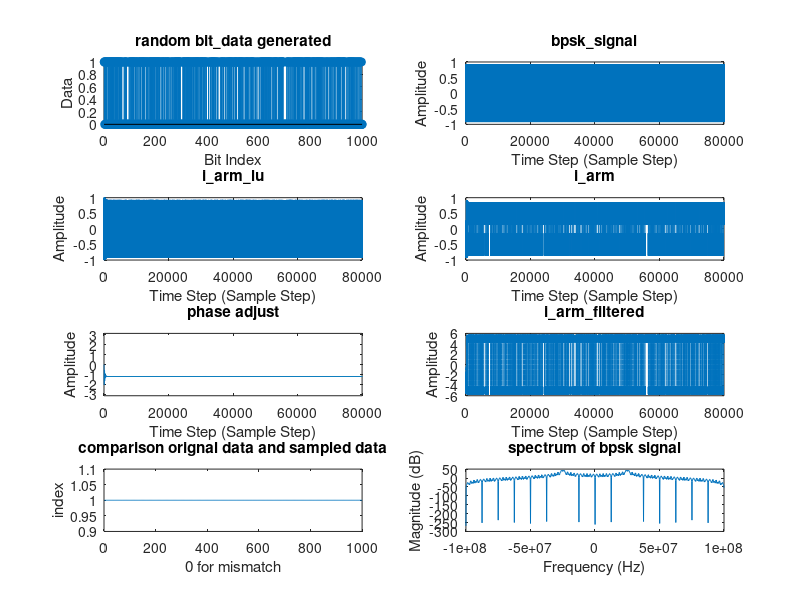

Here is the MATLAB script that generated this plot:
% Written by Anderson Hsieh, 2025/01/01
% based off https://www.mathworks.com/matlabcentral/fileexchange/32956-costas-loop
% with modifications
% TODO : look into lpf integrator depth and the phase adjustment step

% ------------------------------------------------------------------------
% --------------------------Input Parameters------------------------------
% ------------------------------------------------------------------------
symbol_rate = 2500000;                      % symbol rate (symbol/second)
bits_per_symbol = 1;                        % bits/symbol, 1 for bpsk
bit_rate = bits_per_symbol*symbol_rate;     % bits per second
fs = 200000000;                             % sampling frequency
fc = 25000000;                              % carrier frequency
sps = fs / bit_rate;                        % samples per symbol
tx_phase_offset = 2*pi*rand;
lpf_taps = 10;                              % depth of our integrator LPF

t = 0:(sps*1000-1);             % time vector, we want time to start at 0. 
                                % Each element of the vector is a time step, 
                                % not 1 second. if you really want to think 
                                % of it in terms of seconds, each time step
                                % would be 1/fs seconds.
                                % 1000 bits regardless of any other params
                                
% PI Filter Parameters
Kp = 0.001;   % Proportional gain
Ki = 0.0001; % Integral gain

% ------------------------------------------------------------------------
% --------------------------Modulation------------------------------------
% ------------------------------------------------------------------------
% generate random data
bit_data = randi([0, 1], 1, length(t)/sps);

% map data to constellation 
mapped_data = repelem((2*bit_data-1), sps);  

% carrier signal with phase offset     
carrier = cos(2*pi*fc*t/fs + tx_phase_offset);            

% modulate the signal
bpsk_signal = mapped_data.*carrier;

% ------------------------------------------------------------------------
% --------------------------Demodulation----------------------------------
% ------------------------------------------------------------------------
N = length(bpsk_signal);  
phi = zeros(1,N);            % Phase vector of NCO ouptut
i_arm = zeros(1,N); 
q_arm = zeros(1,N);
i_arm_lu = zeros(1,N);
q_arm_lu = zeros(1,N);
i_arm_filtered = zeros(1,N);
q_arm_filtered = zeros(1,N);
integral_error = zeros(1,N);
phase_error = zeros(1,N);

for i = 1:N
    if i>1
       % Phase error calculation
       phase_error(i-1) = q_arm_filtered(i-1) * i_arm_filtered(i-1);
       
       % PI control
       control_signal = Kp * phase_error(i-1) + Ki * integral_error(i-1);
       integral_error(i) = integral_error(i-1) + phase_error(i-1);

       % Update NCO phase
       phi(i) = phi(i-1) - control_signal;
    end
    i_arm_lu(i) = cos(2*pi*fc*t(i)/fs  + phi(i));
    q_arm_lu(i) = sin(2*pi*fc*t(i)/fs  + phi(i));
    i_arm(i) = bpsk_signal(i) * i_arm_lu(i);
    q_arm(i) = bpsk_signal(i) * q_arm_lu(i);

% -----------------------INTEGRATOR (used as LPF)-------------------------
    % summing previous 10 (Tc/Ts) values        
    for j = i-(lpf_taps-1):i
        if (j < 1)
            continue
        end
        i_arm_filtered(i) = i_arm_filtered(i) + i_arm(j);
        q_arm_filtered(i) = q_arm_filtered(i) + q_arm(j);
    end
%-------------------------------------------------------------------------  
end

% ------------------------------------------------------------------------
% ---------------------Resample Demodulated data--------------------------
% ------------------------------------------------------------------------
sample_offset = 39;
i = 1 + sample_offset;
index_counter = 1;
sampled_data = zeros(1,length(bit_data));
while (i < length(i_arm_filtered))
    % reverse the polarity when sampling
    % -1 -> 1
    %  1 -> 0
    sampled_data(index_counter) = (1-sign(i_arm_filtered(i)))/2;
    index_counter = index_counter + 1;
    i = i + sps;
end

% ------------------------------------------------------------------------
% -----------------------------Ploting------------------------------------
% ------------------------------------------------------------------------
subplot(4, 2, 1);
stem(bit_data, 'filled');
title('random bit\_data generated');
xlabel('Bit Index');
ylabel('Data');

%subplot(4, 2, 2);
%stem(mapped_data, 'filled');
%title('mapped\_data');
%xlabel('Time Step (Sample Step)');
%ylabel('Amplitude');

subplot(4, 2, 2);
plot(t,bpsk_signal);
title('bpsk\_signal');
xlabel('Time Step (Sample Step)');
ylabel('Amplitude');

subplot(4, 2, 3);
plot(t,i_arm_lu);
title('i\_arm\_lu');
xlabel('Time Step (Sample Step)');
ylabel('Amplitude');

subplot(4, 2, 4);
plot(t,i_arm);
title('i\_arm');
xlabel('Time Step (Sample Step)');
ylabel('Amplitude');


subplot(4, 2, 5);
plot(t,phi);
ylim([-pi pi]);
title('phase adjust');
xlabel('Time Step (Sample Step)');
ylabel('Amplitude');

%subplot(4, 2, 5);
%plot(t,q_arm_filtered);
%title('q\_arm\_filtered');
%xlabel('Time Step (Sample Step)');
%ylabel('Amplitude');

subplot(4, 2, 6);
plot(t,i_arm_filtered);
title('i\_arm\_filtered');
xlabel('Time Step (Sample Step)');
ylabel('Amplitude');

%subplot(4, 2, 6);
%stem(sampled_data, 'filled');
%title('sampled data after demodulation');
%xlabel('Bit Index');
%ylabel('Data');

% compare sampled data with original data
comparison_result = zeros(1,length(bit_data));
for i = 1:length(bit_data)
    % 0 for mismatch
    comparison_result(i) = bit_data(i) == sampled_data(i);
end

subplot(4, 2, 7);
plot(comparison_result);
title('comparison orignal data and sampled data');
xlabel('0 for mismatch');
ylabel('index');

nfft = 1024; % FFT size
frequencies = linspace(-fs/2, fs/2, nfft);
rf_spectrum = fftshift(abs(fft(bpsk_signal, nfft)));
subplot(4, 2, 8);
plot(frequencies, 20*log10(rf_spectrum));
title('spectrum of bpsk signal');
xlabel('Frequency (Hz)');
ylabel('Magnitude (dB)');

disp(['carrier phase offset at trasmitter side : ',...
    num2str(tx_phase_offset), ' rad/s']);
phase = phi(end);
disp(['final phase adjustment : ', num2str(phase), ' rad/s']);
disp(['number of data points: ', int2str(length(bit_data))]);
disp(['there are ', int2str(sum(comparison_result == 0)), ...
    ' mismatch between original data and sampled data, preamble not included in this simulation'])